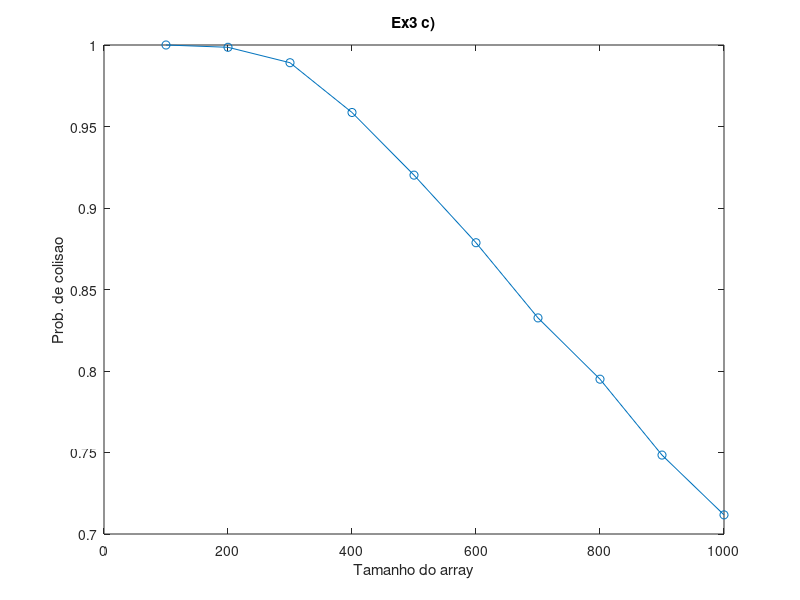

The MATLAB script that drew this image:
N = 50;
T = 100:100:1000;
n_keys = 50;
prob_array = zeros(1,length(T));

for i = 1:length(T)
    t = T(i);
    prob = 0;
    for n = 1:N
        hash_exp = randi([1,t-1],n_keys,t);
        colisions = 0;
        for j = 1:t
            if n_keys > length(unique(hash_exp(:,j)))
                colisions = colisions + 1;
            end
        end
        prob = prob + colisions / t;
    end
    prob_array(i) = prob / N;
end

plot(T, prob_array, "-o")
title("Ex3 c)");
xlabel("Tamanho do array");
ylabel("Prob. de colisao");